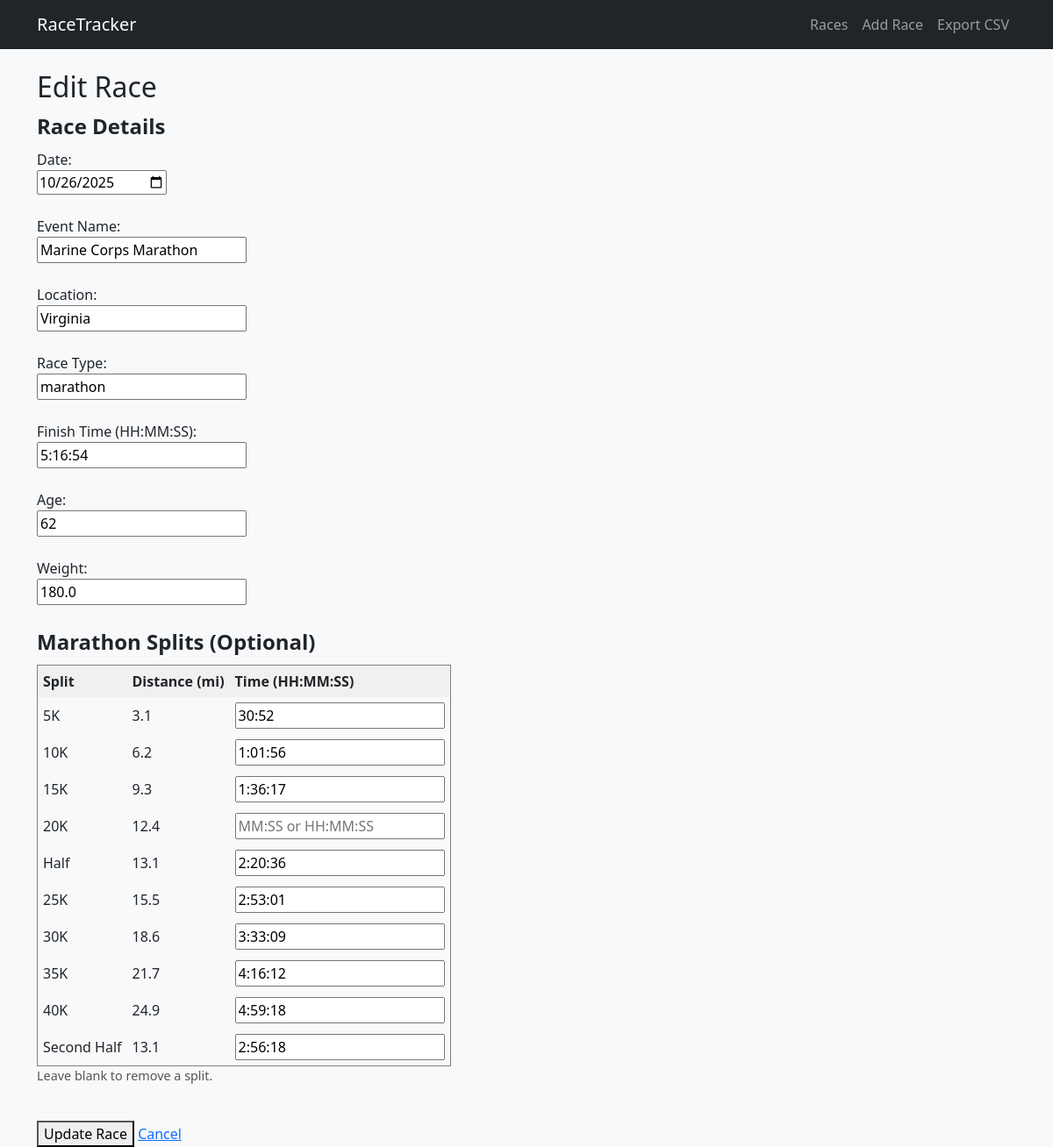
/races/31/edit, run on the app's committed database.
### tables this page shows
CREATE TABLE races (
        id INTEGER PRIMARY KEY AUTOINCREMENT,
        date TEXT NOT NULL,
        event_name TEXT NOT NULL,
        location TEXT NOT NULL,
        race_type TEXT NOT NULL,
        finish_time TEXT NOT NULL,
        pace TEXT,
        age INTEGER,
        weight REAL
    );

CREATE TABLE race_splits (
    id INTEGER PRIMARY KEY AUTOINCREMENT,
    race_id INTEGER NOT NULL,
    label TEXT NOT NULL,          -- e.g. "5K", "10K", "Half", "30K"
    distance_miles REAL NOT NULL, -- used for pace calc
    split_time TEXT NOT NULL,     -- HH:MM:SS
    pace TEXT,
    FOREIGN KEY (race_id) REFERENCES races(id) ON DELETE CASCADE
    );

### app.py (the view, shortened to what this page needs)
@app.route("/races/<int:race_id>/edit", methods=["GET", "POST"])
def edit_race(race_id):
    conn = get_connection()
    cur = conn.cursor()
    race = cur.execute("SELECT * FROM races WHERE id=?", (race_id,)).fetchone()
    splits = cur.execute("SELECT * FROM race_splits WHERE race_id=?", (race_id,)).fetchall()
    split_map = {s["label"]: s["split_time"] for s in splits}
    return render_template("race_edit.html", race=race, splits=MARATHON_SPLITS, split_map=split_map)

### db.py (called while the page is built)
def get_connection():
    conn = sqlite3.connect(DB_NAME)
    conn.row_factory = sqlite3.Row
    return conn

### templates/race_edit.html
{% extends "base.html" %}
{% block content %}
<h2>Edit Race</h2>
<form method="post">
    <fieldset>
        <legend><strong>Race Details</strong></legend>
        <label>Date:</label><br>
        <input type="date" name="date" value="{{ race.date }}" required><br><br>
        <label>Event Name:</label><br>
        <input type="text" name="event_name" value="{{ race.event_name }}" required><br><br>
        <label>Location:</label><br>
        <input type="text" name="location" value="{{ race.location }}" required><br><br>
        <label>Race Type:</label><br>
        <input type="text" name="race_type" value="{{ race.race_type }}" readonly><br><br>
        <label>Finish Time (HH:MM:SS):</label><br>
        <input type="text" name="finish_time"
               value="{{ race.finish_time }}"
               placeholder="4:38:22"
               required><br><br>
        <label>Age:</label><br>
        <input type="number" name="age" value="{{ race.age }}"><br><br>
        <label>Weight:</label><br>
        <input type="number" step="0.1" name="weight" value="{{ race.weight }}"><br>
    </fieldset>
    <br>
    <fieldset>
        <legend><strong>Marathon Splits (Optional)</strong></legend>
        <table border="1" cellpadding="6" cellspacing="0">
            <tr style="background:#f0f0f0;">
                <th>Split</th>
                <th>Distance (mi)</th>
                <th>Time (HH:MM:SS)</th>
            </tr>
            {% for key, data in splits.items() %}
            <tr>
                <td>{{ data[0] }}</td>
                <td>{{ "%.1f"|format(data[1]) }}</td>
                <td>
                    <input type="text"
                        name="split_{{ key }}"
                        value="{{ split_map.get(data[0], '') }}"
                        placeholder="MM:SS or HH:MM:SS">
                </td>
            </tr>
            {% endfor %}
        </table>
        <p style="font-size:0.9em; color:#555;">
            Leave blank to remove a split.
        </p>
    </fieldset>
    <br>
    <button type="submit">Update Race</button>
    <a href="{{ url_for('list_races') }}">Cancel</a>
</form>
{% endblock %}

### data on the page
races: date "10/26/2025", event_name "Marine Corps Marathon", location "Virginia", race_type "marathon", finish_time "5:16:54", age "62", weight "180.0"
race_splits: get "30:52"
race_splits: get "1:01:56"
race_splits: get "1:36:17"
race_splits: label "Half", distance_miles "13.1", get "2:20:36"
race_splits: get "2:53:01"
race_splits: get "3:33:09"
race_splits: get "4:16:12"
race_splits: get "4:59:18"
race_splits: label "Second Half", distance_miles "13.1", get "2:56:18"

### other printed values
{{ data[0] }} "5K" "10K" "15K" "20K" "25K" "30K" "35K" "40K"
{{ "%.1f"|format(data[1]) }} "3.1" "6.2" "9.3" "12.4" "15.5" "18.6" "21.7" "24.9"
